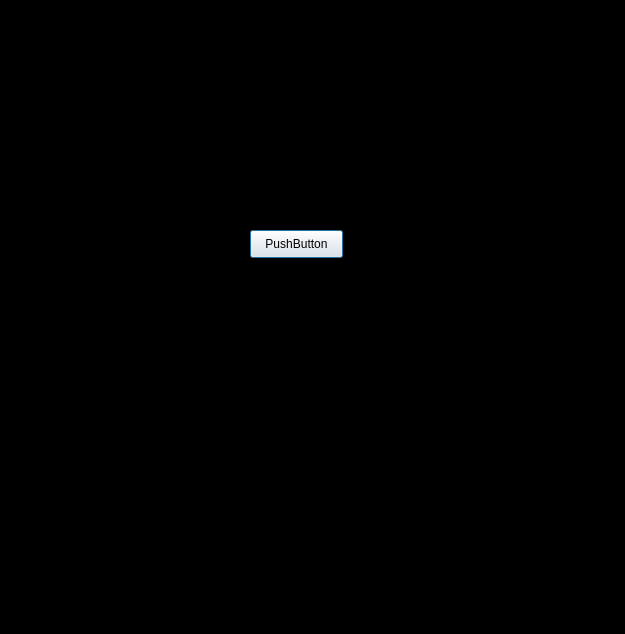
<?xml version="1.0" encoding="UTF-8"?>
<ui version="4.0">
 <class>Dialog</class>
 <widget class="QDialog" name="Dialog">
  <property name="geometry">
   <rect>
    <x>0</x>
    <y>0</y>
    <width>625</width>
    <height>634</height>
   </rect>
  </property>
  <property name="windowTitle">
   <string>Dialog</string>
  </property>
  <property name="styleSheet">
   <string notr="true">QDialog{
	background:black;
}</string>
  </property>
  <widget class="QPushButton" name="pushButton">
   <property name="geometry">
    <rect>
     <x>250</x>
     <y>230</y>
     <width>93</width>
     <height>28</height>
    </rect>
   </property>
   <property name="text">
    <string>PushButton</string>
   </property>
  </widget>
 </widget>
 <resources/>
 <connections/>
</ui>
